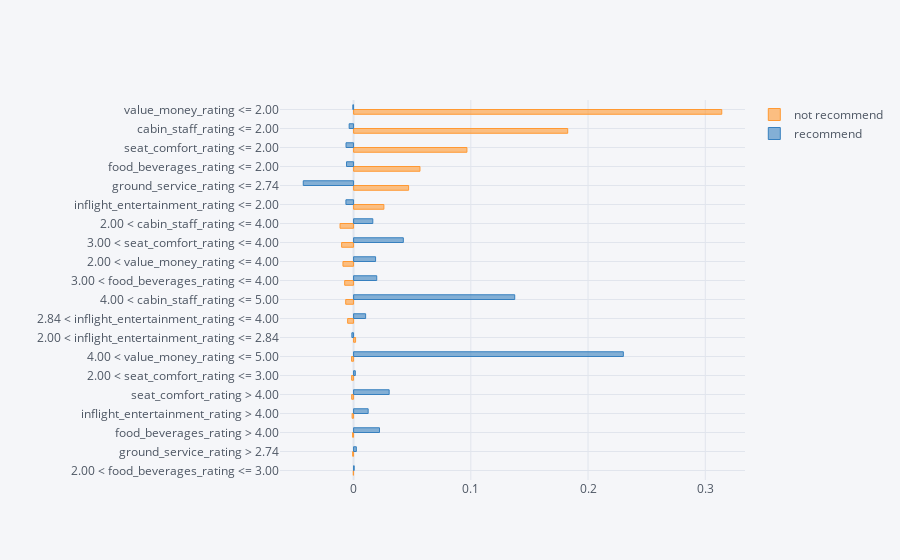

This figure's notebook cell:
### Code cell
#Aggregate importances split by classes
grped_coeff = W.groupby("prediction").mean()
 
grped_coeff = grped_coeff.T
grped_coeff["abs"] = np.abs(grped_coeff.iloc[:, 0])
grped_coeff.sort_values("abs", inplace=True, ascending=False)
grped_coeff.head(20).sort_values("abs", ascending=True).drop("abs", axis=1).iplot(kind="barh", bargap=0.5)

### Figure 1 — Plotly figure (JSON) as saved in the notebook; plotly's stock layout.template omitted (floating-point values rounded to 4 significant figures)
{"data": [{"marker": {"color": "rgba(255, 153, 51, 0.6)", "line": {"color": "rgba(255, 153, 51, 1.0)", "width": 1}}, "name": "not recommend", "orientation": "h", "text": "", "type": "bar", "x": [-0.0002242, -0.0007614, -0.0008261, -0.001215, -0.001595, -0.001646, -0.001731, 0.001744, -0.005034, -0.006698, -0.007577, -0.009043, -0.01018, -0.01152, 0.02587, 0.04696, 0.05666, 0.0967, 0.1826, 0.314], "y": ["2.00 < food_beverages_rating <= 3.00", "ground_service_rating > 2.74", "food_beverages_rating > 4.00", "inflight_entertainment_rating > 4.00", "seat_comfort_rating > 4.00", "2.00 < seat_comfort_rating <= 3.00", "4.00 < value_money_rating <= 5.00", "2.00 < inflight_entertainment_rating <= 2.84", "2.84 < inflight_entertainment_rating <= 4.00", "4.00 < cabin_staff_rating <= 5.00", "3.00 < food_beverages_rating <= 4.00", "2.00 < value_money_rating <= 4.00", "3.00 < seat_comfort_rating <= 4.00", "2.00 < cabin_staff_rating <= 4.00", "inflight_entertainment_rating <= 2.00", "ground_service_rating <= 2.74", "food_beverages_rating <= 2.00", "seat_comfort_rating <= 2.00", "cabin_staff_rating <= 2.00", "value_money_rating <= 2.00"]}, {"marker": {"color": "rgba(55, 128, 191, 0.6)", "line": {"color": "rgba(55, 128, 191, 1.0)", "width": 1}}, "name": "recommend", "orientation": "h", "text": "", "type": "bar", "x": [0.0005605, 0.002379, 0.02215, 0.01247, 0.03038, 0.001503, 0.2301, -0.001435, 0.01031, 0.1375, 0.01978, 0.0188, 0.04246, 0.01643, -0.006514, -0.0429, -0.005991, -0.006414, -0.00374, -0.0005989], "y": ["2.00 < food_beverages_rating <= 3.00", "ground_service_rating > 2.74", "food_beverages_rating > 4.00", "inflight_entertainment_rating > 4.00", "seat_comfort_rating > 4.00", "2.00 < seat_comfort_rating <= 3.00", "4.00 < value_money_rating <= 5.00", "2.00 < inflight_entertainment_rating <= 2.84", "2.84 < inflight_entertainment_rating <= 4.00", "4.00 < cabin_staff_rating <= 5.00", "3.00 < food_beverages_rating <= 4.00", "2.00 < value_money_rating <= 4.00", "3.00 < seat_comfort_rating <= 4.00", "2.00 < cabin_staff_rating <= 4.00", "inflight_entertainment_rating <= 2.00", "ground_service_rating <= 2.74", "food_beverages_rating <= 2.00", "seat_comfort_rating <= 2.00", "cabin_staff_rating <= 2.00", "value_money_rating <= 2.00"]}], "layout": {"bargap": 0.5, "legend": {"bgcolor": "#F5F6F9", "font": {"color": "#4D5663"}}, "paper_bgcolor": "#F5F6F9", "plot_bgcolor": "#F5F6F9", "title": {"font": {"color": "#4D5663"}}, "xaxis": {"gridcolor": "#E1E5ED", "showgrid": true, "tickfont": {"color": "#4D5663"}, "title": {"font": {"color": "#4D5663"}, "text": ""}, "zerolinecolor": "#E1E5ED"}, "yaxis": {"gridcolor": "#E1E5ED", "showgrid": true, "tickfont": {"color": "#4D5663"}, "title": {"font": {"color": "#4D5663"}, "text": ""}, "zerolinecolor": "#E1E5ED"}}}
